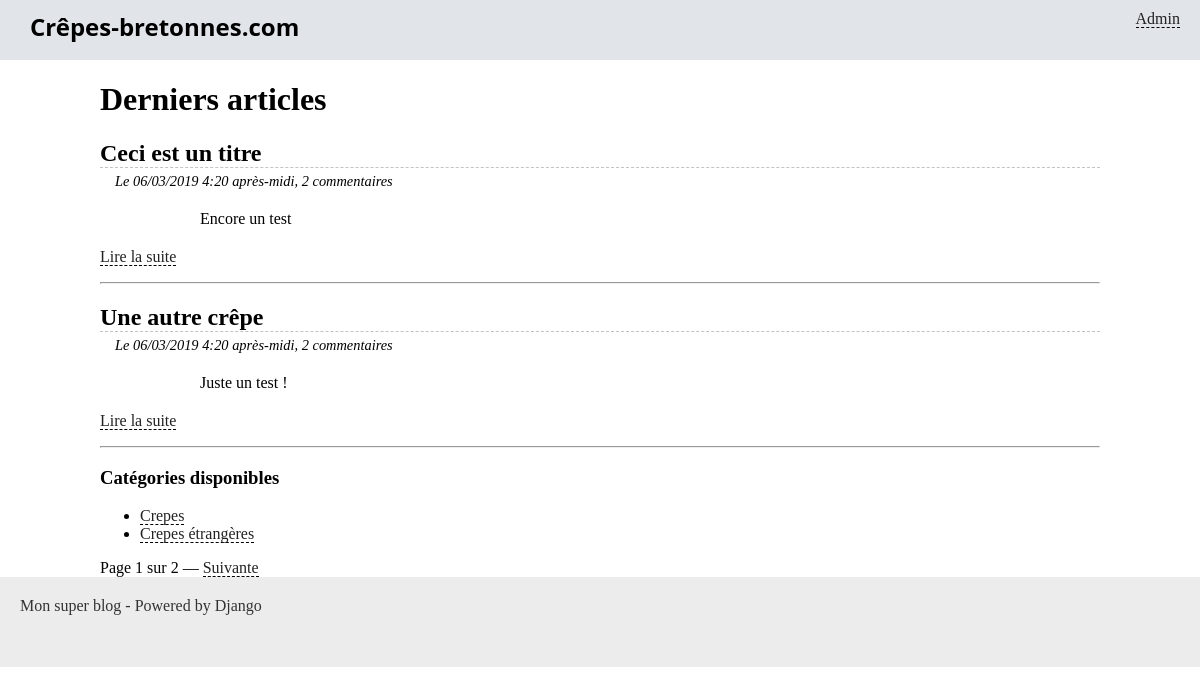
Screenshot of /blog/ with the database file from the repository.
### blog/models.py (models this page shows, shortened)
class Article(models.Model):
    titre = models.CharField(max_length=100)
    slug = models.SlugField(max_length=100)
    auteur = models.CharField(max_length=42)
    contenu = models.TextField(null=True)
    date = models.DateTimeField(default=timezone.now,
                                verbose_name="Date de parution")
    is_visible = models.BooleanField(verbose_name="Article publié ?", default=False)
    categorie = models.ForeignKey('Categorie', on_delete=models.CASCADE)
    class Meta:
        verbose_name = "article"
        ordering = ['date']
        permissions = (
            ("commenter_article", "Commenter un article"),
            ("marquer_article", "Marquer un article comme lu"),
        )
    def nb_commentaires_lies(self):
        return Commentaire.objects.filter(article=self.id, is_visible=True).count()

class Categorie(models.Model):
    nom = models.CharField(max_length=30)

### blog/views.py (the view)
# urls.py: path('',  views.ArticleListView.as_view(), name="accueil_blog"),
class ArticleListView(ListView):
    model = Article
    template_name = "blog/accueil.html"
    context_object_name = "articles"
    paginate_by = 2
    queryset = Article.objects.filter(is_visible=True).order_by('-date')
    def get_context_data(self, **kwargs):
        context = super(ArticleListView, self).get_context_data(**kwargs)
        context['categories'] = Categorie.objects.all()
        return context

### blog/templates/blog/accueil.html (shortened to what this page needs)
{% extends "blog/base.html" %}
 {% block content %}
  <h1>Derniers articles</h1>
	{% for article in articles %}
		<h2 class="titre-article">{{ article.titre }}</h2>
		<p class="infos-article">Le {{ article.date|date:'SHORT_DATETIME_FORMAT' }},
		{{ article.nb_commentaires_lies }} commentaire{{ article.nb_commentaires_lies|pluralize}}
		</p>
		<div class="contenu-article">
			{{ article.contenu|safe|truncatewords_html:30 }}
		</div>
		<p><a href="{% url 'lire' article.pk %}">Lire la suite</a></p>
		<hr />
	{% endfor %}
	<h3>Catégories disponibles</h3>
    <ul>
    {% for categorie in categories %}
        <li><a href="{% url "blog_categorie" categorie.id %}">{{ categorie.nom }}</a></li>
    {% endfor %}
    </ul>
    {% if is_paginated %}
        <div class="pagination">
            Page {{ page_obj.number }} sur {{ page_obj.paginator.num_pages }}
            {% if page_obj.has_next %}
                — <a href="?page={{ page_obj.next_page_number }}">Suivante</a>
            {% endif %}
        </div>
    {% endif %}
{% endblock %}

### blog/templates/blog/base.html (shortened to what this page needs)
<!doctype html>
{% load static %}
<html lang="fr">
<head>
    <link rel="stylesheet" href="{% static 'blog/styles.css' %}" />
</head>
<body>
    <header>
    	<aside>
        	<a href="{% url 'admin:index' %}">Admin</a>
        </aside>
        <h1>Crêpes-bretonnes.com</h1>
    </header>
    <div class="container">
    	{% block content %}{% endblock %}
    </div>
    <footer>
        Mon super blog - Powered by Django
    </footer>
</body>
</html>

### blog/static/blog/styles.css (style rules this page uses)
* { box-sizing: border-box; }
body { margin: 0; padding: 0; }
a { color: #222; border-bottom: 1px dashed #000; text-decoration: none; }
.container { margin: 0 auto; width: 1000px; }
header { background-color: #e1e4e9; height: 60px; padding-top: 10px; padding-bottom: 13px; }
header aside { float: right; margin-right: 20px; }
header h1 { margin: 0 30px; font-size: 1.5em; font-family: 'Open Sans'; }
footer { background-color: #ECECEC; color: #333; height: 90px; padding: 20px; }
.titre-article, .titre-comments { border-bottom: 1px dashed #c3c3c3; margin-bottom: 0; }
.infos-article { margin: 5px 0 0 15px; font-style: italic; font-size: 0.9em; }
.contenu-article { margin: 20px auto; width: 80%; }

### rows the page displays
Article: titre "Ceci est un titre", date "06/03/2019 4:20 après-midi", nb_commentaires_lies "2", contenu "Encore un test"
Article: titre "Une autre crêpe", date "06/03/2019 4:20 après-midi", nb_commentaires_lies "2", contenu "Juste un test !"
Categorie: nom "Crepes"
Categorie: nom "Crepes étrangères"

### other values shown
{{ page_obj.number }} "1"
{{ page_obj.paginator.num_pages }} "2"
